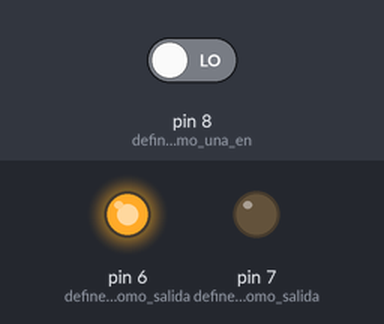
This sketch was run on a simulated Arduino Uno, built with avr-gcc and run on an emulated ATmega328P. Parts: output pins drawn as LEDs (lit = HIGH). The inputs (shaded band) are chosen by the test bench; at power-on: pin 8 (define_al_pin_como_una_en) LOW.

Above: at 1.2 s.
1.3 s: pin 8 (define_al_pin_como_una_en) driven HIGH
At 2.4 s:
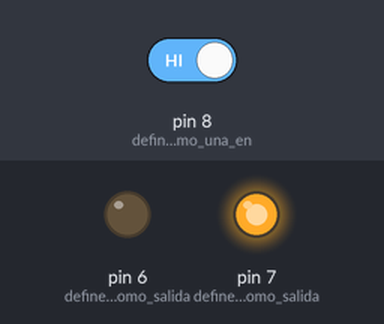
2.8 s: pin 8 (define_al_pin_como_una_en) driven LOW
At 3.6 s:
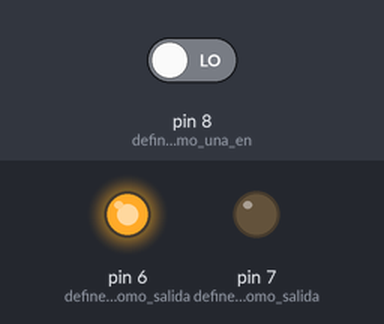
Timing chart, 0 to 5.8 s (numbered marks = the images above; inputs shaded):
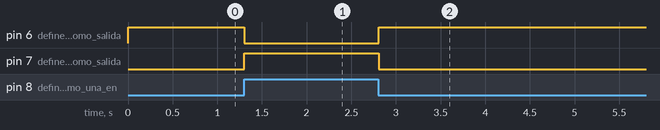

The sketch:

ejercicio_1.ino
```cpp
void setup()
{
  pinMode(8, INPUT); //define al pin como una entrada
  pinMode(7, OUTPUT); //define al pin como salida
  pinMode(6, OUTPUT); //define al pin como salida
}

void loop()
{
  if (digitalRead(8) == HIGH) { //lee el pin 8, si esta prendido...
    digitalWrite(7, HIGH); //prende el led 7
    digitalWrite(6, LOW); //y apaga al led 6
  } else { //o, si no se cumple la condición anterior...
    digitalWrite(7, LOW); //...se apaga el led 7...
    digitalWrite(6, HIGH); //...y se prende el led 6
  }
  delay(10);//esperar 10 segundos y volver a repetir el código // Delay a little bit to improve simulation performance
}
```

Measured:
- after the input at 1.3 s, pin 6 (define_al_pin_como_salida): HIGH → LOW at once; pin 7 (define_al_pin_como_salida): LOW → HIGH at once
- after the input at 2.8 s, pin 6 (define_al_pin_como_salida): LOW → HIGH at once; pin 7 (define_al_pin_como_salida): HIGH → LOW at once
